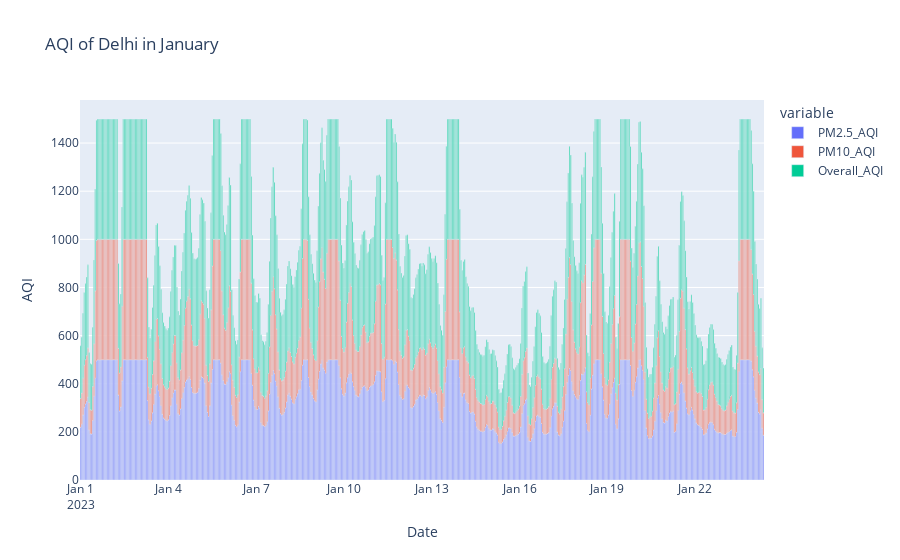

The code cell stored with this chart in its notebook:
### Code cell
# AQI of Delhi in January
fig = px.bar(df, x="date", y=['PM2.5_AQI', 'PM10_AQI', 'Overall_AQI'], 
             title="AQI of Delhi in January")
fig.update_xaxes(title="Date")
fig.update_yaxes(title="AQI")
fig.show()

### Figure 1 — Plotly figure (JSON) as saved in the notebook; plotly's stock layout.template omitted (floating-point values rounded to 4 significant figures; data arrays with more than 128 entries replaced by an {"elided": "..."} marker saying what was removed)
{"data": [{"alignmentgroup": "True", "hovertemplate": "variable=PM2.5_AQI<br>date=%{x}<br>value=%{y}<extra></extra>", "legendgroup": "PM2.5_AQI", "marker": {"color": "#636efa", "pattern": {"shape": ""}}, "name": "PM2.5_AQI", "offsetgroup": "PM2.5_AQI", "orientation": "v", "showlegend": true, "textposition": "auto", "type": "bar", "x": {"elided": "561 str values"}, "xaxis": "x", "y": {"elided": "561 int values"}, "yaxis": "y"}, {"alignmentgroup": "True", "hovertemplate": "variable=PM10_AQI<br>date=%{x}<br>value=%{y}<extra></extra>", "legendgroup": "PM10_AQI", "marker": {"color": "#EF553B", "pattern": {"shape": ""}}, "name": "PM10_AQI", "offsetgroup": "PM10_AQI", "orientation": "v", "showlegend": true, "textposition": "auto", "type": "bar", "x": {"elided": "561 str values"}, "xaxis": "x", "y": {"elided": "561 int values"}, "yaxis": "y"}, {"alignmentgroup": "True", "hovertemplate": "variable=Overall_AQI<br>date=%{x}<br>value=%{y}<extra></extra>", "legendgroup": "Overall_AQI", "marker": {"color": "#00cc96", "pattern": {"shape": ""}}, "name": "Overall_AQI", "offsetgroup": "Overall_AQI", "orientation": "v", "showlegend": true, "textposition": "auto", "type": "bar", "x": {"elided": "561 str values"}, "xaxis": "x", "y": {"elided": "561 int values"}, "yaxis": "y"}], "layout": {"autosize": true, "barmode": "relative", "legend": {"title": {"text": "variable"}, "tracegroupgap": 0}, "title": {"text": "AQI of Delhi in January"}, "xaxis": {"anchor": "y", "autorange": true, "domain": [0, 1], "range": ["2022-12-31 23:30", "2023-01-24 08:30"], "title": {"text": "Date"}, "type": "date"}, "yaxis": {"anchor": "x", "autorange": true, "domain": [0, 1], "range": [0, 1579.0], "title": {"text": "AQI"}, "type": "linear"}}}
